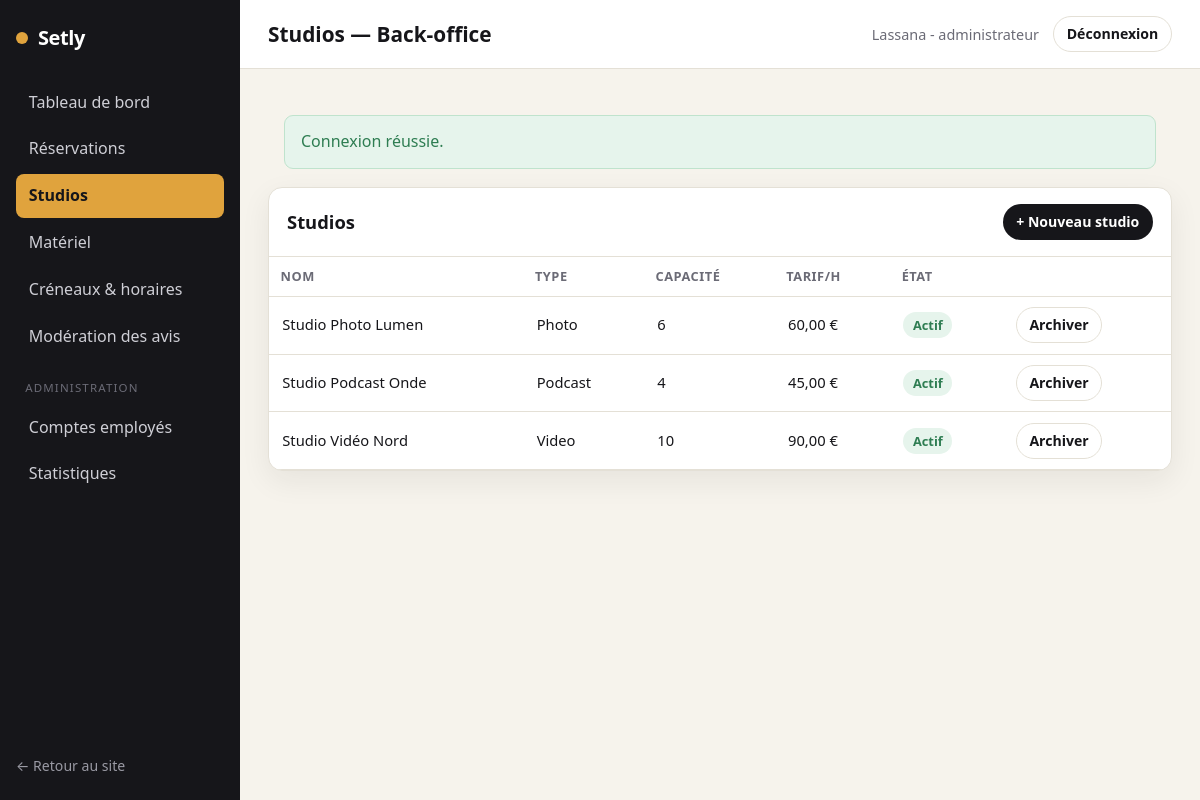
The page /back-office/studios (signed in) on the database its author committed.
### tables this page shows
CREATE TABLE studio (
    id_studio           INT AUTO_INCREMENT PRIMARY KEY,
    id_type             INT NOT NULL,
    nom                 VARCHAR(120) NOT NULL,
    description         TEXT,
    capacite            INT NOT NULL,
    surface_m2          INT,
    tarif_horaire_cents INT NOT NULL,
    duree_min_heures    INT NOT NULL DEFAULT 2,
    conditions          TEXT,
    actif               TINYINT(1) NOT NULL DEFAULT 1,
    CONSTRAINT fk_studio_type FOREIGN KEY (id_type) REFERENCES type_studio(id_type)
);

CREATE TABLE type_studio (
    id_type      INT AUTO_INCREMENT PRIMARY KEY,
    libelle      VARCHAR(30) NOT NULL UNIQUE
);

### src/Controller/Controller.php (called while the page is built, shortened)
<?php
abstract class Controller
{
    protected function view(string $template, array $data = [], string $layout = 'layouts/main'): void
    {
        View::render($template, $data, $layout);
    }
}

### src/Controller/EmployeController.php (called while the page is built, shortened)
<?php
final class EmployeController extends Controller
{
    public function studios(Request $request): void
    {
        $this->view('backoffice/studios', [
            'title'   => 'Studios — Back-office',
            'studios' => Studio::all(true),
            'types'   => Studio::types(),
        ], 'layouts/backoffice');
    }
}

### public/index.php (called while the page is built, shortened)
<?php
require __DIR__ . '/../src/bootstrap.php';
$routes = require __DIR__ . '/../config/routes.php';
$router = new Router($routes);
$router->dispatch(
    $_SERVER['REQUEST_METHOD'],
    parse_url($_SERVER['REQUEST_URI'], PHP_URL_PATH) ?: '/'
);

### src/Model/Studio.php (called while the page is built, shortened)
<?php
final class Studio
{
    public static function all(bool $withInactive = false): array
    {
        $sql = "SELECT s.*, t.libelle AS type_libelle
                FROM studio s JOIN type_studio t ON t.id_type = s.id_type";
        $sql .= " ORDER BY s.nom";
        return Database::connection()->query($sql)->fetchAll();
    }
}

### src/Core/Security.php (called while the page is built, shortened)
<?php
final class Security
{
    public static function e(?string $value): string
    {
        return htmlspecialchars((string) $value, ENT_QUOTES, 'UTF-8');
    }
}

### src/helpers.php (called while the page is built, shortened)
<?php
if (!function_exists('e')) {
    function e(?string $value): string
    {
        return Security::e($value);
    }
}
if (!function_exists('price')) {
    function price(int $cents): string
    {
        return TarifService::format($cents);
    }
}

### src/bootstrap.php (called while the page is built, shortened)
<?php
spl_autoload_register(static function (string $class): void {
    $prefix  = 'App\\';
    $baseDir = __DIR__ . '/';
    $relative = substr($class, strlen($prefix));
    $file     = $baseDir . str_replace('\\', '/', $relative) . '.php';
});
App\Core\Config::load(require __DIR__ . '/../config/config.php');
require __DIR__ . '/helpers.php';

### src/Service/TarifService.php (called while the page is built, shortened)
<?php
final class TarifService
{
    public static function format(int $cents): string
    {
        return number_format($cents / 100, 2, ',', ' ') . ' €';
    }
}

### views/backoffice/studios.php (the view, shortened to what this page needs)
<div class="card">
    <div class="card__head">
        <h2>Studios</h2>
        <button class="btn btn--primary btn--sm" type="button" data-toggle="#form-studio">+ Nouveau studio</button>
    </div>
    <div class="table-wrap">
        <table class="table">
            <thead><tr><th>Nom</th><th>Type</th><th>Capacité</th><th>Tarif/h</th><th>État</th><th></th></tr></thead>
            <tbody>
                <?php foreach ($studios as $s): ?>
                    <tr>
                        <td><?= e($s['nom']) ?></td>
                        <td><?= e(ucfirst($s['type_libelle'])) ?></td>
                        <td><?= (int) $s['capacite'] ?></td>
                        <td><?= price((int) $s['tarif_horaire_cents']) ?></td>
                        <td><?= (int) $s['actif'] === 1 ? '<span class="status status--confirmee">Actif</span>' : '<span class="status status--annulee">Archivé</span>' ?></td>
                        <td>
                            <form action="/back-office/studios/<?= (int) $s['id_studio'] ?>/archiver" method="post" class="inline-form">
                                <button class="btn btn--ghost btn--sm" type="submit"><?= (int) $s['actif'] === 1 ? 'Archiver' : 'Réactiver' ?></button>
                            </form>
                        </td>
                    </tr>
                <?php endforeach; ?>
            </tbody>
        </table>
    </div>
</div>

### src/Core/Router.php (shortened to what this page needs)
<?php
final class Router
{
    public function dispatch(string $method, string $path): void
    {
        $path = rtrim($path, '/') ?: '/';
        foreach ($this->routes as [$routeMethod, $routePath, $handler, $access]) {
            if ($routeMethod !== $method) {
                continue;
            }
            $pattern = $this->toRegex($routePath);
            if (preg_match($pattern, $path, $matches)) {
                $params = array_filter(
                    $matches,
                    static fn ($k) => !is_int($k),
                    ARRAY_FILTER_USE_KEY
                );
                [$class, $action] = explode('@', $handler);
                $controller = new $fqcn();
                $controller->$action(new Request(), ...array_values($params));
                return;
            }
        }
    }
    private function toRegex(string $path): string
    {
        $regex = preg_replace('#\{([a-zA-Z_]+)\}#', '(?P<$1>[^/]+)', $path);
        return '#^' . $regex . '$#';
    }
}

### public/assets/css/style.css (style rules this page uses)
:root { --ink: #16161a; --ink-soft: #3a3a42; --muted: #6b6b76; --line: #e4e0d6; --bg: #ffffff; --bg-soft: #f6f3ec; --gold: #e0a33d; --gold-dark: #c4862a; --danger: #c0392b; --success: #2e7d52; --radius: 14px; --radius-sm: 9px; --shadow: 0 10px 30px rgba(22, 22, 26, 0.07); --maxw: 1140px; --font: "Segoe UI", system-ui, -apple-system, Roboto, Helvetica, Arial, sans-serif; }
* { box-sizing: border-box; }
html { scroll-behavior: smooth; }
body { margin: 0; font-family: var(--font); color: var(--ink); background: var(--bg); line-height: 1.6; -webkit-font-smoothing: antialiased; }
h1, h2, h3, h4 { line-height: 1.2; color: var(--ink); margin: 0 0 .5em; }
h2 { font-size: clamp(1.4rem, 3vw, 1.9rem); }
.btn { display: inline-flex; align-items: center; justify-content: center; gap: .4em; font: inherit; font-weight: 600; cursor: pointer; border: 1px solid transparent; border-radius: 999px; padding: .62em 1.3em; text-decoration: none; transition: .15s; white-space: nowrap; }
.btn--primary { background: var(--ink); color: #fff; }
.btn--ghost { background: transparent; border-color: var(--line); color: var(--ink); }
.btn--sm { padding: .42em .9em; font-size: .88rem; }
.inline-form { display: inline; }
.card { background: var(--bg); border: 1px solid var(--line); border-radius: var(--radius); box-shadow: var(--shadow); overflow: hidden; }
.card__head { display: flex; align-items: center; justify-content: space-between; padding: 16px 18px; border-bottom: 1px solid var(--line); }
.card__head h2 { margin: 0; font-size: 1.15rem; }
.status { font-size: .8rem; font-weight: 700; padding: .3em .75em; border-radius: 999px; white-space: nowrap; }
.status--confirmee { background: #e6f4ec; color: var(--success); }
.bo { background: var(--bg-soft); }
.table-wrap { overflow-x: auto; }
.table { width: 100%; border-collapse: collapse; }
.table th, .table td { text-align: left; padding: .7em .9em; border-bottom: 1px solid var(--line); font-size: .92rem; }
.table th { font-size: .8rem; text-transform: uppercase; letter-spacing: .04em; color: var(--muted); }

### rows shown on the page
studio: nom "Studio Photo Lumen", id_type.libelle "Photo", capacite "6", tarif_horaire_cents "60,00 €", actif "Actif"
studio: nom "Studio Podcast Onde", id_type.libelle "Podcast", capacite "4", tarif_horaire_cents "45,00 €", actif "Actif"
studio: nom "Studio Vidéo Nord", id_type.libelle "Video", capacite "10", tarif_horaire_cents "90,00 €", actif "Actif"

### other values the page prints
$f['message'] "Connexion réussie."
